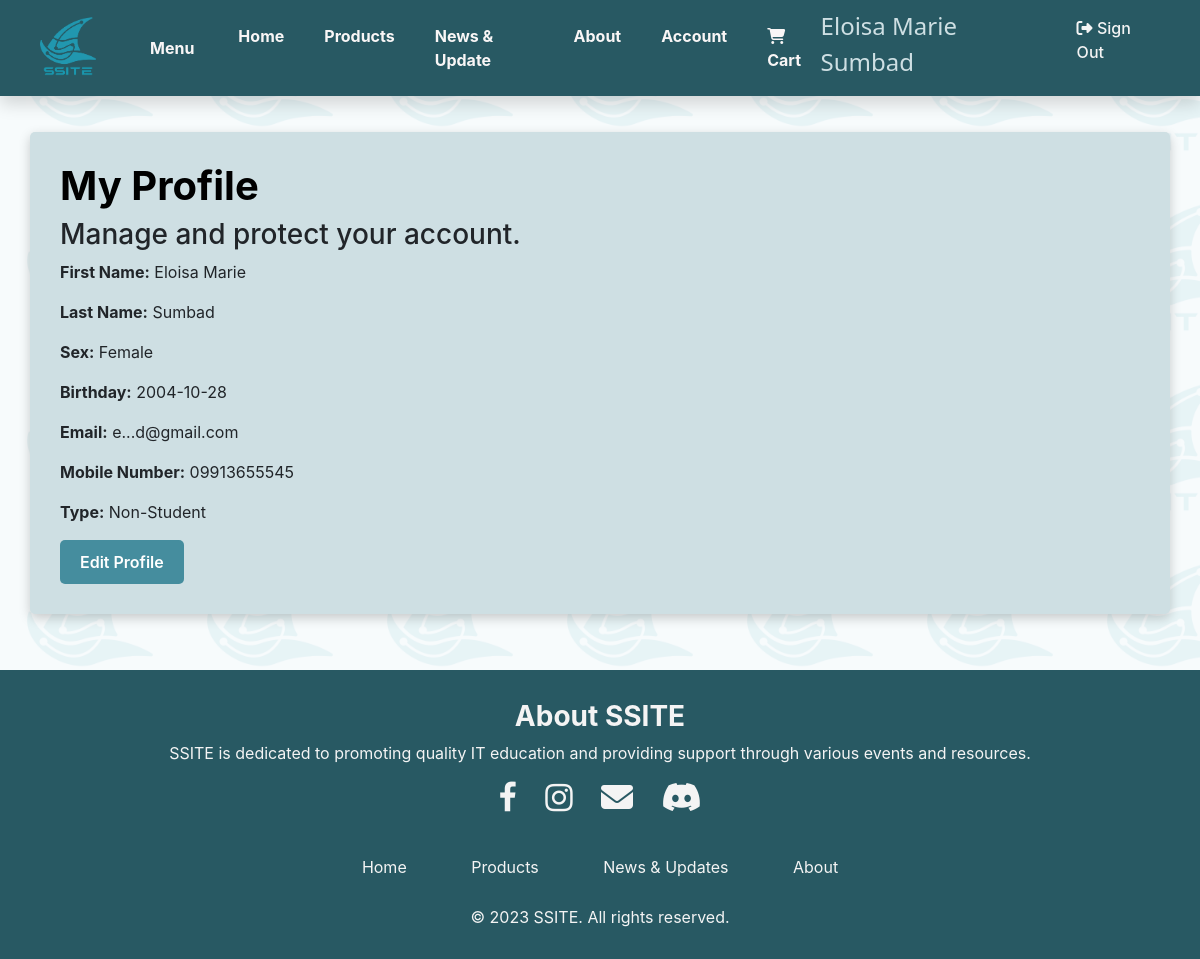
The page /customerside/view_profile.php (signed in) on the database its author committed.
### tables this page shows
CREATE TABLE `user_information` (
  `userinfo_id` bigint(20) UNSIGNED NOT NULL,
  `firstname` varchar(255) NOT NULL,
  `lastname` varchar(255) NOT NULL,
  `sex` varchar(50) NOT NULL,
  `bday` date NOT NULL,
  `student_number` varchar(15) NOT NULL,
  `contact_number` varchar(15) NOT NULL,
  `email` varchar(255) NOT NULL,
  `account_status` varchar(50) NOT NULL,
  `memstatus_id` bigint(11) UNSIGNED NOT NULL,
  `customertype_id` bigint(11) UNSIGNED NOT NULL,
  `custype_verif_id` int(11) NOT NULL,
  `account_created` datetime NOT NULL
);

CREATE TABLE `customertype` (
  `customertype_id` bigint(20) UNSIGNED NOT NULL,
  `customer_type` varchar(255) NOT NULL
);

### customerside/view_profile.php (the view, shortened to what this page needs)
<?php
include 'includes/header.php';
require "../vscode/dbcon.php";
$user_id = $_SESSION['uid'];
try {
    $query = "SELECT ui.firstname, ui.lastname, ui.sex, ui.bday, ui.student_number, ui.email, ui.contact_number, t.customer_type, ui.customertype_id FROM user_information ui LEFT JOIN customertype t ON ui.customertype_id = t.customertype_id WHERE ui.userinfo_id = ?";
    $stmt = $con->prepare($query);
    $stmt->bind_param("i", $user_id);
    $stmt->execute();
    $result = $stmt->get_result();
    if ($result && $result->num_rows > 0) {
        $user = $result->fetch_assoc();
    } else {
        throw new Exception("User not found.");
    }
} catch (Exception $e) {
    echo "An error occurred: " . htmlspecialchars($e->getMessage());
    exit();
}
?>
<body class="logo-bg-2">
<div class="admin-container">
    <h1 style="font-family: 'Inter', sans-serif; font-weight: bold; color: black;">My Profile</h1>
    <h3>Manage and protect your account.</h3>
    <div class="profile-details">
        <p><strong>First Name:</strong> <?php echo htmlspecialchars($user['firstname']); ?></p>
        <p><strong>Last Name:</strong> <?php echo htmlspecialchars($user['lastname']); ?></p>
        <p><strong>Sex:</strong> <?php echo htmlspecialchars($user['sex']); ?></p>
        <p><strong>Birthday:</strong> <?php echo htmlspecialchars($user['bday']); ?></p>
        <p><strong>Email:</strong> <?php echo htmlspecialchars($user['email']); ?></p>
        <p><strong>Mobile Number:</strong> <?php echo htmlspecialchars($user['contact_number']); ?></p>
        <p><strong>Type:</strong> <?php echo htmlspecialchars($user['customer_type']); ?></p>
    </div>
    <button onclick="location.href='homecustomer.php'" class="edit-button" style="background-color: #458D9E; color: white; padding: 10px 20px; border: none; border-radius: 5px; cursor: pointer;">Edit Profile</button>
    </div>
</div>
    <?php include 'includes/footer.php'; ?>
</body>
</html>

### customerside/includes/navbar.php (shortened to what this page needs)
<nav class="navbar navbar-expand-lg shadow custom-nav">
  <div class="container-fluid ms-3">
    <a id="logo-ssite-1" href="../customerside/homecustomer.php">
      <img src="images/SSITE-LOGO.png" alt="SSITE-LOGO Logo" style="width:80px;height:auto;">
    </a>
    <div class="collapse navbar-collapse" id="navbarSupportedContent">
      <a class="btn btn-primary" href="#" role="button" data-bs-toggle="offcanvas" data-bs-target="#offcanvasExample" aria-controls="offcanvasExample">
        <b>Menu</b>
      </a>
      <ul class="navbar-nav me-auto">
        <li class="nav-item active" id="home-admin">
          <a class="nav-link" href="../customerside/homecustomer.php"><b>Home</b> <span class="sr-only">(current)</span></a>
        </li>
        <li class="nav-item active" id="home-admin">
          <a class="nav-link" href="product_display.php"><b>Products</b> <span class="sr-only">(current)</span></a>
        </li>
        <li class="nav-item active" id="home-admin">
          <a class="nav-link" href="view_updates.php"><b>News & Update</b> <span class="sr-only">(current)</span></a>
        </li>
        <li class="nav-item active" id="home-admin">
          <a class="nav-link" href="about_ssite.php"><b>About</b> <span class="sr-only">(current)</span></a>
        </li>
        <li class="nav-item active" id="home-admin">
          <a class="nav-link" href="../customerside/view_profile.php"><b>Account</b> <span class="sr-only">(current)</span></a>
        </li>
        <li class="nav-item active" id="home-admin">
          <a class="nav-link" href="view_cart.php"><i class="fa-solid fa-cart-shopping fa-1x"></i> <b>Cart</b> <span class="sr-only">(current)</span></a>
        </li>
      </ul>
      <link rel="stylesheet" href="https://cdnjs.cloudflare.com/ajax/libs/font-awesome/6.7.1/css/all.min.css"/>
      <ul class="navbar-nav ms-auto">
        <li>
          <label for="">
          <?php
          $query = "SELECT * FROM user_information WHERE userinfo_id = ?";
          $stmt = $con->prepare($query);
          $stmt->bind_param("i", $_SESSION['uid']
        );
          if ($stmt->execute()) {
            $result = $stmt->get_result();
            if ($result->num_rows > 0) {
                $item = $result->fetch_assoc();
                $user_fullname = $item['firstname'] .' ' . $item['lastname'];
            }
          }
          echo $user_fullname;
          ?>
          </label>
        </li>
        <li class="nav-item" id="admin-logout">
          <a class="nav-link active" href="../vscode/userlogout.php"><i class="fa-solid fa-right-from-bracket fa-1x"></i> Sign Out</a>
        </li>
      </ul>
    </div>
  </div>
</nav>

### adminside/style.css (style rules this page uses)
* { margin: 0; padding: 0; box-sizing: border-box; }
body { font-family: 'Inter', sans-serif; background-size: 150px; background-position: center; color: #285963; line-height: 1.6; margin: 0; padding: 0; }
label { font-size: 1.5rem; color: #CEDFE3; }
button:not(.disabled_ad-edit-btn) { padding: 12px; background-color: #458D9E; color: #F9F6F6; border: none; border-radius: 8px; font-family: 'Inter', sans-serif; font-size: 1rem; font-weight: 600; cursor: pointer; transition: background-color 0.3s ease, transform 0.3s ease; }
.admin-container { background-color: #CEDFE3; padding: 30px; border-radius: 5px; max-width: 95%; margin: 3% auto; box-shadow: 0 4px 12px rgba(0, 0, 0, 0.2); font-family: 'Inter', sans-serif; transition: transform 0.3s ease, box-shadow 0.3s ease; }
.custom-nav, #admin-logout { background-color: #285963; color: #f4f4f4; }
.custom-nav { position: sticky; top: 0; width: 100%; z-index: 1000; }
.custom-nav .navbar-brand, .custom-nav .nav-link,.custom-nav .nav-link .active { color: #f4f4f4; }
#home-admin, #admin-logout { padding-left: 3vh; }
.custom-nav #admin-logout .nav-link { padding-right: 4vh; color: #f4f4f4 !important; }
#logo-ssite-1 { background-color: transparent; border: none; cursor: pointer; transition: transform 0.3s ease; padding-right: 30px; }
.nav-item { font-family: 'Inter', sans-serif; font-weight: 500; }
.nav-item.active { border-radius: 8px; }
.nav-item.active .nav-link { color: #F9F6F6 !important; }
.btn.btn-primary { font-family: 'Inter', sans-serif; background-color: transparent; border: none; color: #F9F6F6 ; font-weight: 500; cursor: pointer; }
.logo-bg-2::before { height: 100%; content: ''; position: absolute; top: 0; left: 0; right: 0; bottom: 0; background-image: url('images/SSITE-LOGO.png'); background-repeat: repeat; background-size: 180px; background-color: #b4dbe6; opacity: 0.1; z-index: -1; }
.order-detail-name a, h1 { font-size: 14px; }

### customerside/style.css (style rules this page uses)
* { margin: 0; padding: 0; box-sizing: border-box; }
body { font-family: 'Inter', sans-serif; background-size: 150px; background-position: center; color: #285963; line-height: 1.6; margin: 0; padding: 0; }
#logo-ssite-1 { background-color: transparent; border: none; cursor: pointer; transition: transform 0.3s ease; padding-right: 30px; }
.nav-item { font-family: 'Inter', sans-serif; font-weight: 500; }
.nav-item.active { border-radius: 8px; }
.nav-item.active .nav-link { color: #F9F6F6 !important; }
.btn.btn-primary { font-family: 'Inter', sans-serif; background-color: transparent; border: none; color: #F9F6F6 ; font-weight: 500; cursor: pointer; }

### rows shown on the page
user_information: user_fullname "Eloisa Marie Sumbad", firstname "Eloisa Marie", lastname "Sumbad", sex "Female", bday "2004-10-28", email "e...d@gmail.com", contact_number "09913655545", customertype.customer_type "Non-Student"
